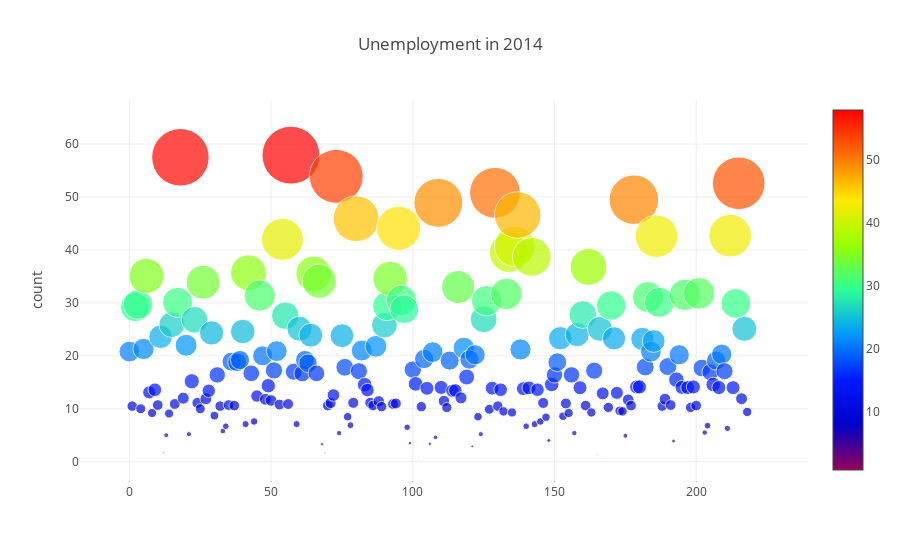

Source (notebook cell):
### Markdown cell above
# Figure-2

### Code cell
frame1=go.Scatter(y=my_data['2014'],text=my_data['Country Name']+'('+my_data['Country Code']+')',mode='markers',
                  marker=dict(size=my_data['2014'],colorscale='Rainbow',showscale=True,color=my_data['2014']))
layout=dict(title='Unemployment in 2014',yaxis=dict(title='count',zeroline=False),xaxis=dict(zeroline=False,ticklen=0.5))
fig=dict(data=[frame1],layout=layout)
iplot(fig)

### Figure 1 — Plotly figure (JSON) as saved in the notebook; plotly's stock layout.template omitted (floating-point values rounded to 4 significant figures; data arrays with more than 128 entries replaced by an {"elided": "..."} marker saying what was removed)
{"data": [{"marker": {"color": {"elided": "219 float values"}, "colorscale": "Rainbow", "showscale": true, "size": {"elided": "219 float values"}}, "mode": "markers", "text": {"elided": "219 str values"}, "type": "scatter", "uid": "752b62f0-3da1-48a5-8962-6cc54e977bfa", "y": {"elided": "219 float values"}}], "layout": {"title": "Unemployment in 2014", "xaxis": {"ticklen": 0.5, "zeroline": false}, "yaxis": {"title": "count", "zeroline": false}}}
